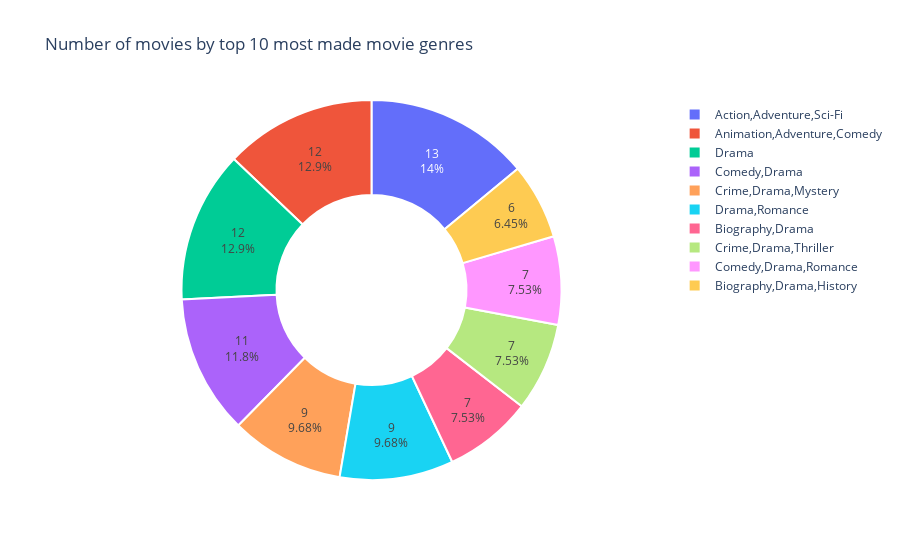

Source (notebook cell):
### Code cell
fig = px.pie(values=top_genres.values, names=top_genres.index, title='Number of movies by top 10 most made movie genres', labels={'value': 'Sayı', 'names': 'Türler'}, hover_data={'value': top_genres.values, 'names': top_genres.index}, hole=0.5)
fig.update_traces(textposition='inside', textinfo='percent+value', textfont_size=12)
fig.update_traces(marker=dict(line=dict(color='white', width=2)))
fig.show()

### Figure 1 — Plotly figure (JSON) as saved in the notebook; plotly's stock layout.template omitted (floating-point values rounded to 4 significant figures)
{"data": [{"customdata": [[13, "Action,Adventure,Sci-Fi"], [12, "Animation,Adventure,Comedy"], [12, "Drama"], [11, "Comedy,Drama"], [9, "Crime,Drama,Mystery"], [9, "Drama,Romance"], [7, "Biography,Drama"], [7, "Crime,Drama,Thriller"], [7, "Comedy,Drama,Romance"], [6, "Biography,Drama,History"]], "domain": {"x": [0, 1], "y": [0, 1]}, "hole": 0.5, "hovertemplate": "Türler=%{customdata[1]}<br>value=%{value}<br>Sayı=%{customdata[0]}<extra></extra>", "labels": ["Action,Adventure,Sci-Fi", "Animation,Adventure,Comedy", "Drama", "Comedy,Drama", "Crime,Drama,Mystery", "Drama,Romance", "Biography,Drama", "Crime,Drama,Thriller", "Comedy,Drama,Romance", "Biography,Drama,History"], "legendgroup": "", "marker": {"line": {"color": "white", "width": 2}}, "name": "", "showlegend": true, "textfont": {"size": 12}, "textinfo": "percent+value", "textposition": "inside", "type": "pie", "values": [13, 12, 12, 11, 9, 9, 7, 7, 7, 6]}], "layout": {"legend": {"tracegroupgap": 0}, "title": {"text": "Number of movies by top 10 most made movie genres"}}}
